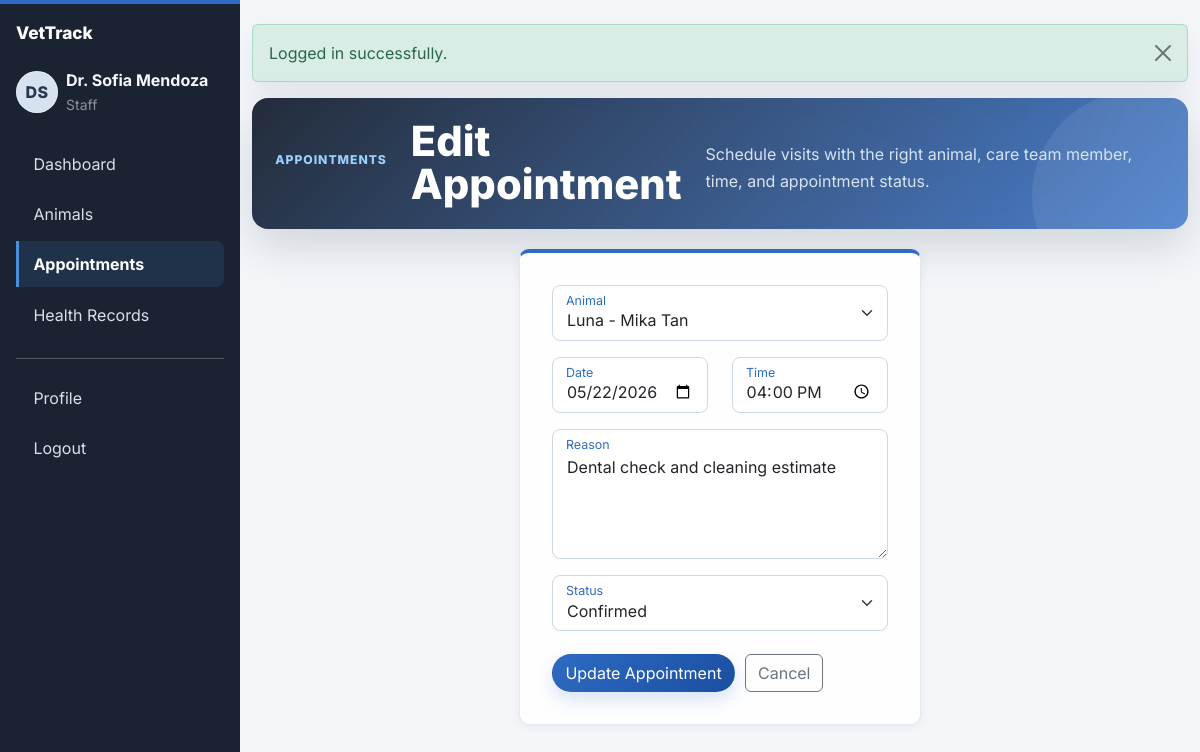
The page /pages/appointments_form.php?id=2 (signed in) on the database its author committed.
### tables this page shows
CREATE TABLE appointments (
    id INT UNSIGNED AUTO_INCREMENT PRIMARY KEY,
    animal_id INT UNSIGNED NOT NULL,
    staff_id INT UNSIGNED NULL,
    date DATE NOT NULL,
    time TIME NOT NULL,
    reason TEXT NOT NULL,
    status ENUM('pending','confirmed','done','cancelled') NOT NULL DEFAULT 'pending',
    created_at TIMESTAMP DEFAULT CURRENT_TIMESTAMP,
    CONSTRAINT fk_appointments_animal
        FOREIGN KEY (animal_id)
        REFERENCES animals(id)
        ON DELETE CASCADE
        ON UPDATE CASCADE,
    CONSTRAINT fk_appointments_staff
        FOREIGN KEY (staff_id)
        REFERENCES users(id)
        ON DELETE SET NULL
        ON UPDATE CASCADE
);

### includes/functions.php (called while the page is built, shortened)
<?php
function app_url($path = '')
{
    return BASE_URL . ltrim((string) $path, '/');
}

### pages/appointments_form.php (the view, shortened to what this page needs)
<?php
require_once __DIR__ . '/../config/db.php';
require_once __DIR__ . '/../includes/functions.php';
$role = $_SESSION['role'] ?? '';
$userId = (int) ($_SESSION['user_id'] ?? 0);
$id = isset($_GET['id']) ? (int) $_GET['id'] : 0;
$isEdit = $id > 0;
$errors = [];
$statusOptions = ['pending', 'confirmed', 'done', 'cancelled'];
$appointment = [
    'animal_id' => '',
    'staff_id' => '',
    'date' => '',
    'time' => '',
    'reason' => '',
    'status' => 'pending',
];
if ($role === 'owner') {
    $ownerStmt = $pdo->prepare('SELECT id FROM owners WHERE user_id = :user_id LIMIT 1');
    $ownerStmt->execute(['user_id' => $userId]);
    $owner = $ownerStmt->fetch();
    $ownerId = $owner ? (int) $owner['id'] : 0;
    $animalsStmt = $pdo->prepare('SELECT id, name FROM animals WHERE owner_id = :owner_id ORDER BY name ASC');
    $animalsStmt->execute(['owner_id' => $ownerId]);
    $animals = $animalsStmt->fetchAll();
} else {
    $animalsStmt = $pdo->prepare(
        'SELECT animals.id, animals.name, users.name AS owner_name
         FROM animals
         INNER JOIN owners ON animals.owner_id = owners.id
         INNER JOIN users ON owners.user_id = users.id
         ORDER BY animals.name ASC'
    );
    $animalsStmt->execute();
    $animals = $animalsStmt->fetchAll();
}
if ($isEdit) {
    $loadStmt = $pdo->prepare('SELECT * FROM appointments WHERE id = :id LIMIT 1');
    $loadStmt->execute(['id' => $id]);
    $loadedAppointment = $loadStmt->fetch();
    $appointment = $loadedAppointment;
}
include __DIR__ . '/../includes/header.php';
?>
<div class="entity-page">
    <section class="entity-hero">
        <p class="entity-kicker">
            <?php echo htmlspecialchars('Appointments', ENT_QUOTES, 'UTF-8'); ?>
        </p>
        <h1 class="entity-title">
            <?php echo htmlspecialchars($isEdit ? 'Edit Appointment' : 'Book New Appointment', ENT_QUOTES, 'UTF-8'); ?>
        </h1>
        <p class="entity-subtitle">
            <?php echo htmlspecialchars('Schedule visits with the right animal, care team member, time, and appointment status.', ENT_QUOTES, 'UTF-8'); ?>
        </p>
    </section>
    <div class="form-shell">
        <section class="form-card card">
            <div class="card-body">
                <form method="post" action="<?php echo htmlspecialchars($isEdit ? app_url('pages/appointments_form.php?id=' . $id) : app_url('pages/appointments_form.php'), ENT_QUOTES, 'UTF-8'); ?>" novalidate>
                    <div class="mb-3 form-floating-custom">
                        <select name="animal_id" id="animal_id" class="form-select <?php echo htmlspecialchars(isset($errors['animal_id']) ? 'is-invalid' : '', ENT_QUOTES, 'UTF-8'); ?>">
                            <?php foreach ($animals as $animal): ?>
                                <?php
                                $label = $role === 'owner'
                                    ? $animal['name']
                                    : $animal['name'] . ' - ' . $animal['owner_name'];
                                ?>
                                <option value="<?php echo htmlspecialchars((string) $animal['id'], ENT_QUOTES, 'UTF-8'); ?>"
                                    <?php echo htmlspecialchars((int) $appointment['animal_id'] === (int) $animal['id'] ? 'selected' : '', ENT_QUOTES, 'UTF-8'); ?>>
                                    <?php echo htmlspecialchars($label, ENT_QUOTES, 'UTF-8'); ?>
                                </option>
                            <?php endforeach; ?>
                        </select>
                        <label for="animal_id" class="form-label">
                        </label>
                    </div>
                    <div class="row">
                        <div class="col-md-6">
                            <div class="mb-3 form-floating-custom">
                                <input type="date" name="date" id="date"
                                       class="form-control <?php echo htmlspecialchars(isset($errors['date']) ? 'is-invalid' : '', ENT_QUOTES, 'UTF-8'); ?>"
                                       placeholder=" "
                                       value="<?php echo htmlspecialchars($appointment['date'], ENT_QUOTES, 'UTF-8'); ?>">
                                <label for="date" class="form-label">
                                </label>
                            </div>
                        </div>
                        <div class="col-md-6">
                            <div class="mb-3 form-floating-custom">
                                <input type="time" name="time" id="time"
                                       class="form-control <?php echo htmlspecialchars(isset($errors['time']) ? 'is-invalid' : '', ENT_QUOTES, 'UTF-8'); ?>"
                                       placeholder=" "
                                       value="<?php echo htmlspecialchars($appointment['time'], ENT_QUOTES, 'UTF-8'); ?>">
                                <label for="time" class="form-label">
                                </label>
                            </div>
                        </div>
                    </div>
                    <div class="mb-3 form-floating-custom">
                        <textarea name="reason" id="reason" rows="4"
                                  placeholder=" "
                                  class="form-control <?php echo htmlspecialchars(isset($errors['reason']) ? 'is-invalid' : '', ENT_QUOTES, 'UTF-8'); ?>"><?php echo htmlspecialchars($appointment['reason'], ENT_QUOTES, 'UTF-8'); ?></textarea>
                        <label for="reason" class="form-label">
                        </label>
                    </div>
                    <?php if (in_array($role, ['admin', 'staff'], true)): ?>
                        <div class="mb-3 form-floating-custom">
                            <select name="status" id="status" class="form-select <?php echo htmlspecialchars(isset($errors['status']) ? 'is-invalid' : '', ENT_QUOTES, 'UTF-8'); ?>">
                                <?php foreach ($statusOptions as $statusOption): ?>
                                    <option value="<?php echo htmlspecialchars($statusOption, ENT_QUOTES, 'UTF-8'); ?>"
                                        <?php echo htmlspecialchars($appointment['status'] === $statusOption ? 'selected' : '', ENT_QUOTES, 'UTF-8'); ?>>
                                        <?php echo htmlspecialchars(ucfirst($statusOption), ENT_QUOTES, 'UTF-8'); ?>
                                    </option>
                                <?php endforeach; ?>
                            </select>
                            <label for="status" class="form-label">
                            </label>
                        </div>
                    <?php endif; ?>
                    <div class="form-actions">
                        <button type="submit" class="btn btn-primary">
                            <?php echo htmlspecialchars($isEdit ? 'Update Appointment' : 'Book Appointment', ENT_QUOTES, 'UTF-8'); ?>
                        </button>
                        <a href="<?php echo htmlspecialchars(app_url('pages/appointments.php'), ENT_QUOTES, 'UTF-8'); ?>" class="btn btn-outline-secondary">
                            <?php echo htmlspecialchars('Cancel', ENT_QUOTES, 'UTF-8'); ?>
                        </a>
                    </div>
                </form>
            </div>
        </section>
    </div>
</div>
<?php include __DIR__ . '/../includes/footer.php'; ?>

### assets/css/style.css (style rules this page uses)
:root { --vet-primary: #2e6bc4; --vet-primary-dark: #1a4fa0; --vet-accent: #4A90D9; --vet-danger: #E53E3E; --vet-sidebar: #1a2332; --vet-bg: #f4f6fa; --vet-text: #253044; --vet-muted: #6b778c; --vet-card-shadow: 0 2px 8px rgba(0, 0, 0, 0.06); }
body { background-color: var(--vet-bg); color: var(--vet-text); font-family: "Inter", system-ui, -apple-system, BlinkMacSystemFont, "Segoe UI", sans-serif; }
.btn-primary { background: linear-gradient(135deg, var(--vet-primary), var(--vet-primary-dark)); border-color: transparent; border-radius: 999px; box-shadow: 0 8px 18px rgba(46, 107, 196, 0.18); }
.btn-outline-secondary, .btn-outline-danger { background-color: transparent; }
.card { border: 0; border-radius: 10px; box-shadow: var(--vet-card-shadow); }
.form-control, .form-select { border-color: #ced7e5; border-radius: 8px; }
.form-floating-custom { position: relative; }
.form-floating-custom > .form-control, .form-floating-custom > .form-select { min-height: 56px; padding: 1.35rem 0.85rem 0.45rem; }
.form-floating-custom > textarea.form-control { min-height: 112px; padding-top: 1.6rem; }
.form-floating-custom > label { position: absolute; top: 0.95rem; left: 0.85rem; z-index: 2; max-width: calc(100% - 1.7rem); color: #6b778c; pointer-events: none; transform-origin: left top; transition: transform 0.14s ease, color 0.14s ease, top 0.14s ease; }
.form-floating-custom > .form-control:focus + label, .form-floating-custom > .form-control:not(:placeholder-shown) + label, .form-floating-custom > .form-select + label { top: 0.38rem; color: var(--vet-primary); transform: scale(0.78); }
.entity-page { display: grid; gap: 1.25rem; }
.entity-hero { position: relative; overflow: hidden; display: flex; align-items: center; justify-content: space-between; gap: 1.5rem; padding: 1.35rem 1.45rem; border-radius: 16px; background: linear-gradient(135deg, rgba(26, 35, 50, 0.96), rgba(46, 107, 196, 0.84)), radial-gradient(circle at 82% 18%, rgba(155, 209, 255, 0.3), transparent 32%); color: #ffffff; box-shadow: 0 18px 46px rgba(26, 35, 50, 0.16); }
.entity-hero::after { content: ""; position: absolute; right: -54px; bottom: -72px; width: 210px; height: 210px; border-radius: 50%; background: rgba(255, 255, 255, 0.08); }
.entity-hero > * { position: relative; z-index: 1; }
.entity-kicker { margin-bottom: 0.35rem; color: #9bd1ff; font-size: 0.76rem; font-weight: 800; letter-spacing: 0.08em; text-transform: uppercase; }
.entity-title { margin: 0; color: #ffffff; font-size: clamp(1.8rem, 4vw, 2.6rem); font-weight: 800; line-height: 1.05; }
.entity-subtitle { max-width: 720px; margin: 0.55rem 0 0; color: #d8e3f2; line-height: 1.65; }
.filter-card, .entity-table-card, .form-card, .profile-card { border: 1px solid #dfe7f2; background: rgba(255, 255, 255, 0.94); }
.filter-card .card-body, .entity-table-card .card-body, .form-card .card-body, .profile-card .card-body { padding: 1.15rem; }
.form-shell { max-width: 980px; margin: 0 auto; }
.form-card { border-top: 4px solid var(--vet-primary); }
.form-card .card-body { padding: clamp(1.25rem, 3vw, 2rem); }
.form-actions { display: flex; flex-wrap: wrap; gap: 0.65rem; padding-top: 0.4rem; }

### rows shown on the page
appointments: date "05/22/2026", time "16:00:00", reason "Dental check and cleaning estimate"

### other values the page prints
get_initials($userName) "DS"
$userName "Dr. Sofia Mendoza"
$userRole "Staff"
$link['label'] "Dashboard"
$link['label'] "Animals"
$link['label'] "Appointments"
$link['label'] "Health Records"
$message "Logged in successfully."
$isEdit ? 'Edit Appointment' : 'Book New Appointment' "Edit Appointment"
$isEdit ? 'Update Appointment' : 'Book Appointment' "Update Appointment"
form field animal_id "Luna - Mika Tan"
form field status "Confirmed"
